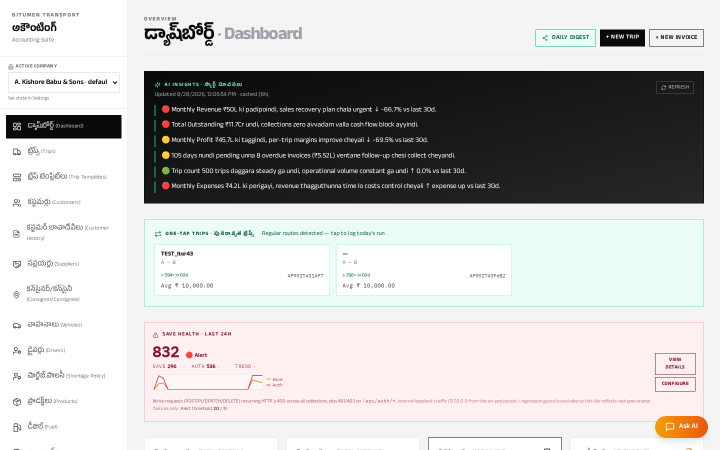
#> input picture docs/screenshots/02_dashboard.png, 1440 x 900 px, found by its file name (shown at 1/2 size)
$ python crop_screenshots.py
#> lines starting #> are read from the running program, lines starting #| are printed output that depends on the picture
"""Post-process key operational screenshots: crop the left sidebar so the
useful content fills more of the page. Also creates a slightly zoomed-in
variant of the invoice-preview screenshot.

Produces filenames like `10_trips_crop.png` alongside the originals; the
manual references these `_crop` variants for the busiest pages.

Run: /opt/plugins-venv/bin/python /app/docs/crop_screenshots.py
"""
from __future__ import annotations
import os
import sys

from PIL import Image

OUT = "/app/docs/screenshots"

# 2× DPI captures ⇒ 2880 × 1800 pixels. Left sidebar spans roughly 0..~460 px
# on the standard app layout at 1440-wide viewport.
SIDEBAR_PX_2X = 500   # crop this many px from the left on 2× shots
SIDEBAR_PX_1X = 250   # if any 1× shot slips through
TOP_TRIM_2X   = 0     # keep the top header

TARGETS = [
    "02_dashboard.png",
    "03_customers.png",
    "05_suppliers.png",
    "05b_supplier_list.png",
    "06_parties_consignor.png",
    "07_vehicles.png",
    "08_drivers.png",
    "09_products.png",
    "10_trips.png",
    "11_trip_form.png",
    "12_trip_view.png",
    "13_trip_templates.png",
    "14_trip_import.png",
    "15_invoices.png",
    "16_invoice_create.png",
    "17_invoice_view.png",
    "18_fuel.png",
    "18b_overdue.png",
    "19_reports.png",
    "19b_reports_halting.png",
    "20_team.png",
    "21_settings.png",
    "22_files.png",
    "23_customer_history.png",
    "24_audit.png",
]


def crop_and_save(fname: str) -> None:
#> called with fname = '02_dashboard.png'
    src = f"{OUT}/{fname}"
    if not os.path.exists(src):
        print(f"[skip] {fname} not found")
        return
    img = Image.open(src)
#> img is the input picture: PIL image 1440x900 RGB; mean R, G, B 193.8, 192.7, 192.5
    w, h = img.size
#> w = 1440; h = 900
    # 2× device_scale_factor gives ~2880 wide
    is_2x = w >= 2500
#> is_2x = False
    left = SIDEBAR_PX_2X if is_2x else SIDEBAR_PX_1X
#> left = 250
    if w - left < 400:
        print(f"[skip] {fname} too narrow to crop ({w}px)")
        return
    top = TOP_TRIM_2X if is_2x else 0
#> top = 0
    cropped = img.crop((left, top, w, h))
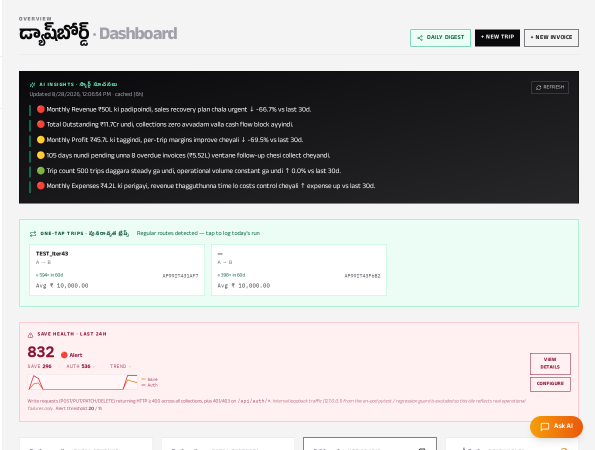
#> cropped: PIL image 1190x900 RGB (shown at 1/2 size); mean R, G, B 184.6, 183.2, 182.9
    out_name = fname.replace(".png", "_crop.png")
    cropped.save(f"{OUT}/{out_name}", optimize=True)
    print(f"OK {out_name}  (from {w}x{h}  ->  {cropped.size[0]}x{cropped.size[1]})")
#| OK 02_dashboard_crop.png  (from 1440x900  ->  1190x900)


def main() -> int:
    for f in TARGETS:
        crop_and_save(f)
#> pass 2 of the loop in main, `for f in TARGETS:`:
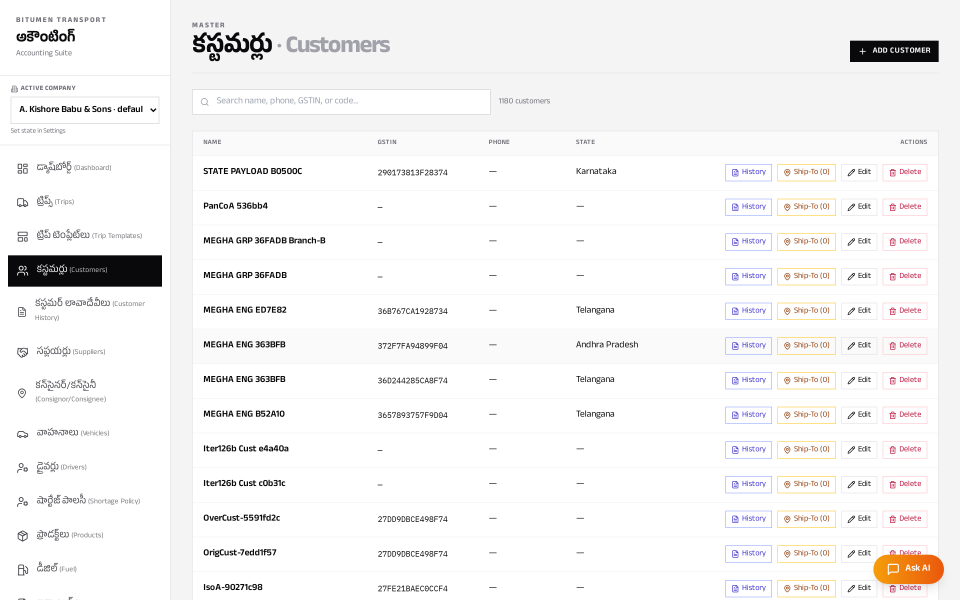
#> input picture docs/screenshots/03_customers.png, 2880 x 1800 px, found by its file name (shown at 1/3 size)
#> in crop_and_save, img is the input picture: PIL image 2880x1800 RGB; mean R, G, B 244.9, 244.1, 244
#> in crop_and_save (call 2), `cropped = img.crop((left, top, w, h))`:
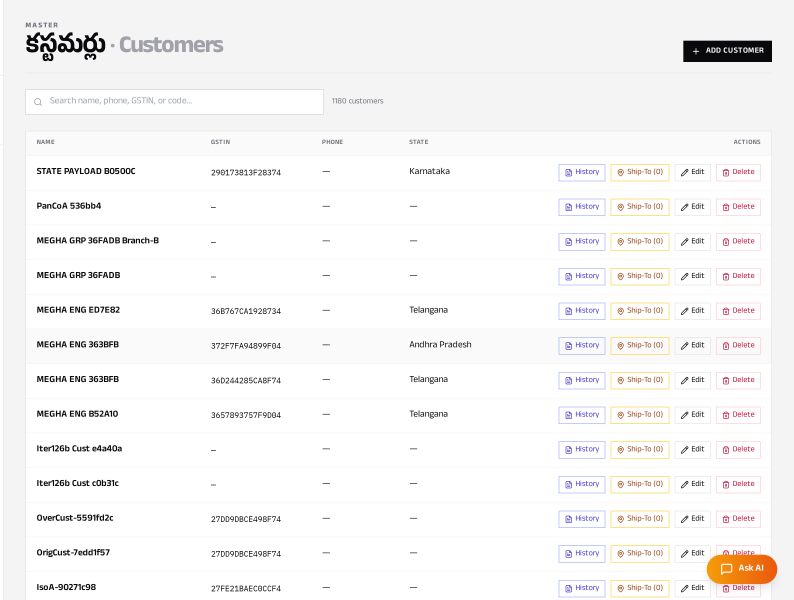
#> cropped: PIL image 2380x1800 RGB (shown at 1/3 size); mean R, G, B 246.5, 245.5, 245.4
#| OK 03_customers_crop.png  (from 2880x1800  ->  2380x1800)
#> pass 3 of the loop in main, `for f in TARGETS:`:
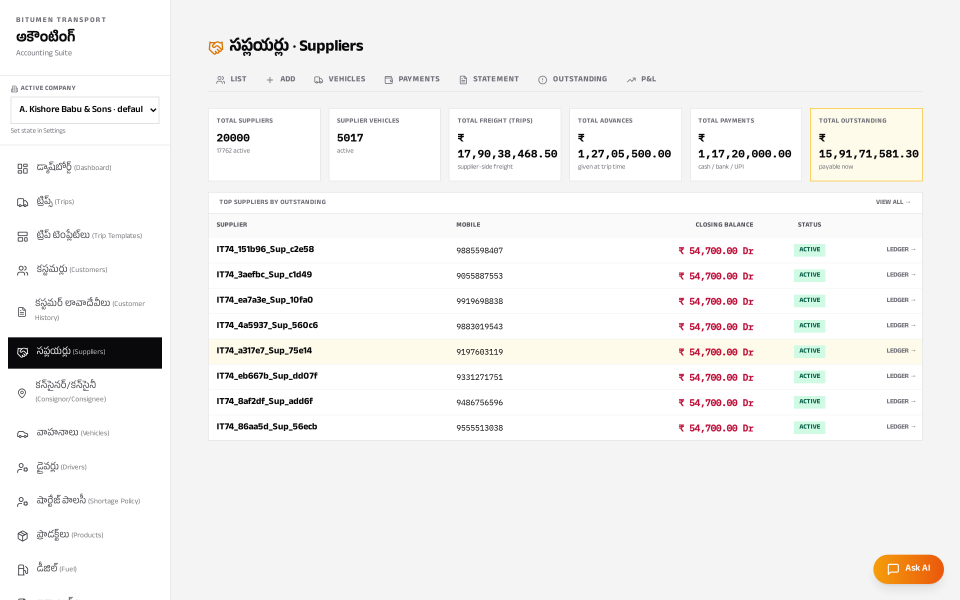
#> input picture docs/screenshots/05_suppliers.png, 2880 x 1800 px, found by its file name (shown at 1/3 size)
#> in crop_and_save, img is the input picture: PIL image 2880x1800 RGB; mean R, G, B 243.3, 242.5, 242
#> in crop_and_save (call 3), `cropped = img.crop((left, top, w, h))`:
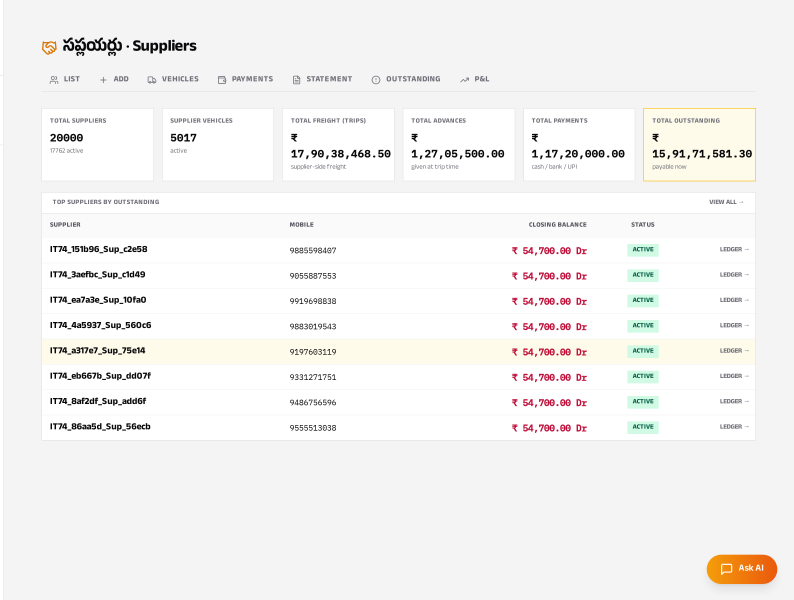
#> cropped: PIL image 2380x1800 RGB (shown at 1/3 size); mean R, G, B 244.6, 243.6, 242.9
#| OK 05_suppliers_crop.png  (from 2880x1800  ->  2380x1800)
#> the loop made 25 passes; the first 3 are shown
    return 0


if __name__ == "__main__":
    sys.exit(main())
#> (the program exits here)
